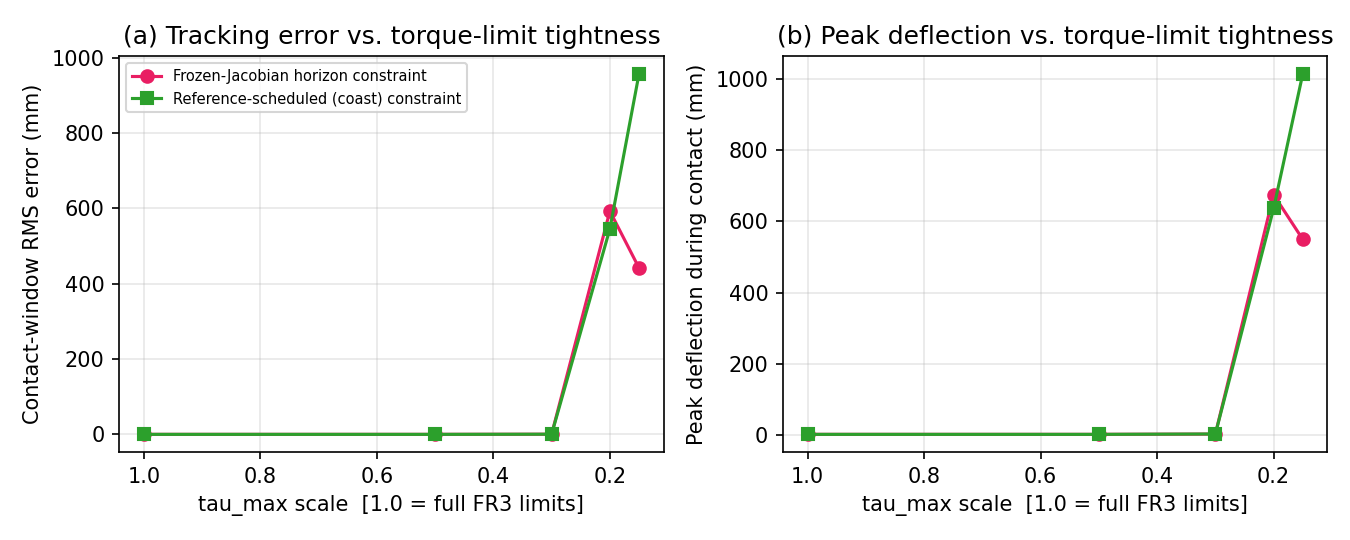

Recreate this plot in Python.
#!/usr/bin/env python3
"""Reference-scheduled vs. frozen-Jacobian horizon torque constraint.

Companion code for stable_backbone_mpc.md (Remark in §2c / new §7). Compares
three controllers on the shared FR3 circular-trajectory + step-force
scenario of phri.py, all using the DEFAULT LQ-MPC branch (no backbone) so
the ONLY thing varied is how the horizon-wide torque-realizability
constraint is built:

    C5  DI-MPC + Kalman 500 Hz             baseline: constrains i=0 only (9b)
    C8  DI-MPC + Kalman + Frozen 500 Hz    horizon-wide, frozen at J_v(q_k)
    C9  DI-MPC + Kalman + Schedule 500 Hz  horizon-wide, coasted along
                                            q̄_i = q_k + i·dt·clip(q̇_k, ±cap)
                                            (horizon_torque_schedule=True)

Under the paper's normal 15 N push scenario, F_max=150 N is already the
binding constraint (see stable_backbone_comparison.py) and the torque rows
never actually saturate -- C5/C8/C9 are then indistinguishable regardless of
how the (inactive) torque constraint is built. To actually exercise the
frozen-vs-scheduled difference, this script sweeps tau_max down via
phri.TAU_MAX_SCALE so the torque-realizability rows start to bind while
F_max stays generous (150 N, so F_mpc's box constraint is never the
limiting factor -- isolates the torque-row behavior).

Run:  python3 horizon_schedule_comparison.py
Writes horizon_schedule_comparison.json and horizon_schedule_comparison.png.
"""
import json
from pathlib import Path

import numpy as np
import matplotlib
matplotlib.use("Agg")
import matplotlib.pyplot as plt

import phri
from phri import FR3MuJoCoEnv, run_episode, MPC_DT_FAST

BASELINE = "DI-MPC + Kalman 500 Hz"
FROZEN   = "DI-MPC + Kalman + Frozen 500 Hz"
SCHEDULE = "DI-MPC + Kalman + Schedule 500 Hz"

_SCALAR_KEYS = ("rms_total", "rms_contact", "peak_defl", "ss_err")


def _run(env, name, n_cycles=1):
    m = run_episode(name, env, n_cycles=n_cycles,
                    hifreq_dt=MPC_DT_FAST, verbose=False)
    return {k: m[k] for k in _SCALAR_KEYS}


def normal_benchmark(env, n_cycles=1):
    """tau_max at its full default -- checks Frozen/Schedule cost nothing
    relative to the baseline when the torque rows never actually bind."""
    print(f"== normal benchmark (tau_max scale=1.0, {n_cycles} cycle(s)) ==")
    out = {}
    for name in (BASELINE, FROZEN, SCHEDULE):
        m = _run(env, name, n_cycles=n_cycles)
        out[name] = m
        print(f"  {name:38s}  RMS_c={m['rms_contact']*1e3:7.3f} mm  "
              f"peak={m['peak_defl']*1e3:7.3f} mm  SS={m['ss_err']*1e3:7.4f} mm")
    return out


def tau_scale_sweep(env, scale_values, n_cycles=1):
    """Sweep tau_max down via phri.TAU_MAX_SCALE so the horizon-wide torque
    rows start to actually bind (F_max stays at its generous 150 N default
    throughout, so the force box constraint is never the limiting factor)."""
    print(f"\n== tau_max scale sweep ({n_cycles} cycle(s)) ==")
    out = {FROZEN: {"rms_contact": [], "peak": [], "ss": []},
           SCHEDULE: {"rms_contact": [], "peak": [], "ss": []}}
    for scale in scale_values:
        phri.TAU_MAX_SCALE = float(scale)
        for name in (FROZEN, SCHEDULE):
            m = _run(env, name, n_cycles=n_cycles)
            out[name]["rms_contact"].append(m["rms_contact"] * 1e3)
            out[name]["peak"].append(m["peak_defl"] * 1e3)
            out[name]["ss"].append(m["ss_err"] * 1e3)
            print(f"  tau_scale={scale:5.2f}  {name:38s}  "
                  f"RMS_c={m['rms_contact']*1e3:8.3f} mm  "
                  f"peak={m['peak_defl']*1e3:8.3f} mm  "
                  f"SS={m['ss_err']*1e3:8.4f} mm")
    phri.TAU_MAX_SCALE = None  # restore default
    return out


def main(n_cycles=1, suffix=""):
    env = FR3MuJoCoEnv(timestep=0.001)

    normal_res = normal_benchmark(env, n_cycles=n_cycles)

    scale_values = [1.0, 0.5, 0.3, 0.2, 0.15]
    sweep_res = tau_scale_sweep(env, scale_values, n_cycles=n_cycles)

    fig, (ax1, ax2) = plt.subplots(1, 2, figsize=(9, 3.6))
    ax1.plot(scale_values, sweep_res[FROZEN]["rms_contact"], "o-",
             color="#E91E63", label="Frozen-Jacobian horizon constraint")
    ax1.plot(scale_values, sweep_res[SCHEDULE]["rms_contact"], "s-",
             color="#2ca02c", label="Reference-scheduled (coast) constraint")
    ax1.set_xlabel("tau_max scale  [1.0 = full FR3 limits]")
    ax1.set_ylabel("Contact-window RMS error (mm)")
    ax1.set_title("(a) Tracking error vs. torque-limit tightness")
    ax1.legend(fontsize=7); ax1.grid(alpha=.3)
    ax1.invert_xaxis()

    ax2.plot(scale_values, sweep_res[FROZEN]["peak"], "o-",
             color="#E91E63", label="Frozen-Jacobian horizon constraint")
    ax2.plot(scale_values, sweep_res[SCHEDULE]["peak"], "s-",
             color="#2ca02c", label="Reference-scheduled (coast) constraint")
    ax2.set_xlabel("tau_max scale  [1.0 = full FR3 limits]")
    ax2.set_ylabel("Peak deflection during contact (mm)")
    ax2.set_title("(b) Peak deflection vs. torque-limit tightness")
    ax2.grid(alpha=.3)
    ax2.invert_xaxis()

    fig.tight_layout()
    out_png = Path(__file__).parent / f"horizon_schedule_comparison{suffix}.png"
    fig.savefig(out_png, dpi=150)
    print(f"\nfigure  -> {out_png}")

    out_json = Path(__file__).parent / f"horizon_schedule_comparison{suffix}.json"
    out_json.write_text(json.dumps(
        {"n_cycles": n_cycles,
         "normal_benchmark": normal_res,
         "tau_scale_values": scale_values,
         "tau_scale_sweep_mm": sweep_res}, indent=2))
    print(f"results -> {out_json}")


if __name__ == "__main__":
    import argparse
    p = argparse.ArgumentParser()
    p.add_argument("--n-cycles", type=int, default=1)
    args = p.parse_args()
    suffix = f"_{args.n_cycles}cycle" if args.n_cycles != 1 else ""
    main(n_cycles=args.n_cycles, suffix=suffix)
